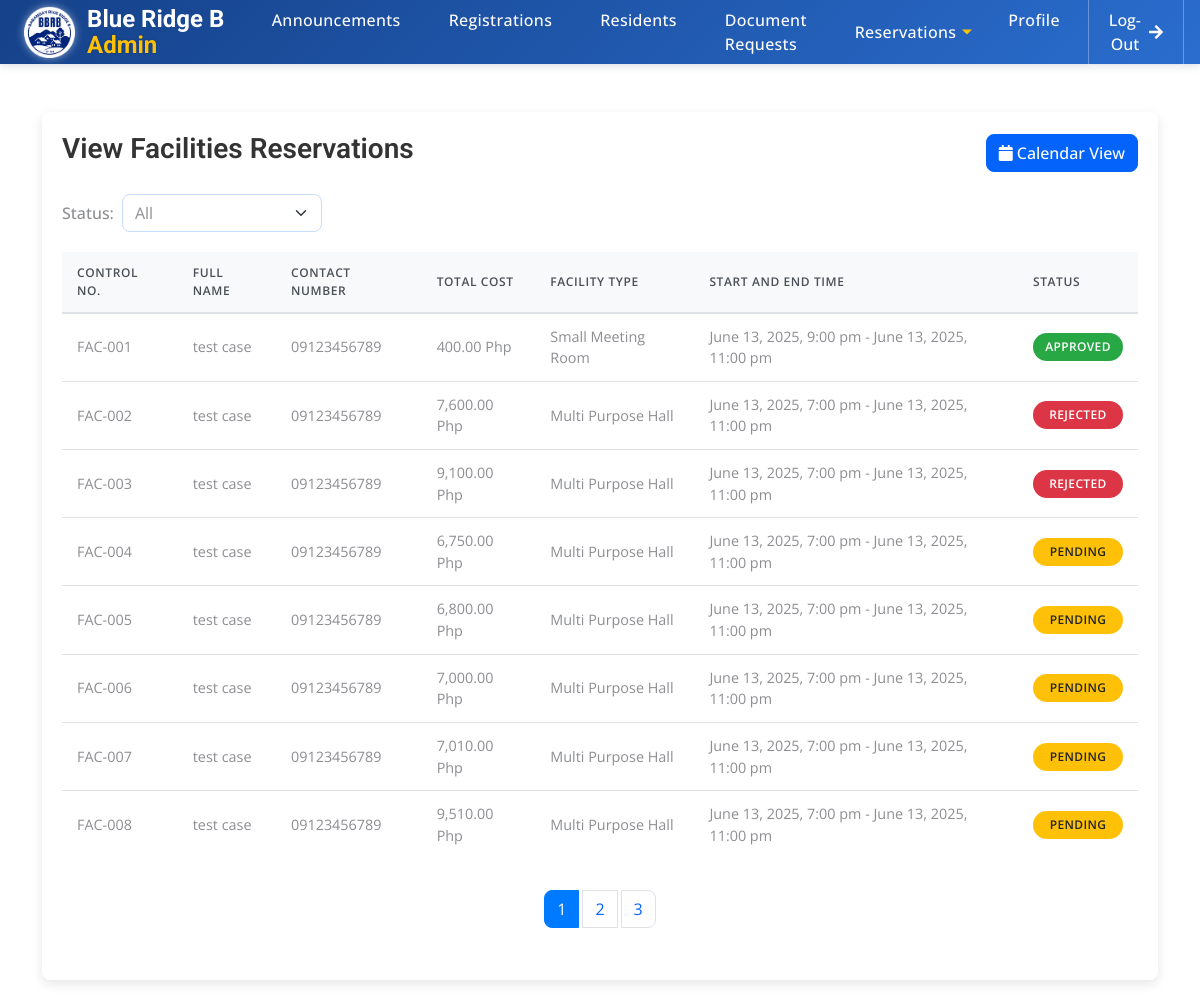
/view_facilities_reservations.php (signed in), run on the app's committed database.
### tables this page shows
CREATE TABLE `facilities_reservations` (
  `id` int(11) NOT NULL,
  `user_id` int(11) NOT NULL,
  `facility_type` enum('Multi Purpose Hall','Community Center','Session Hall','Conference Room','Small Meeting Room') NOT NULL,
  `is_mandatory_charges_applicable` tinyint(1) DEFAULT 1,
  `with_aircon` tinyint(1) DEFAULT 0,
  `rooftop_option` tinyint(1) DEFAULT 0,
  `start_time` datetime NOT NULL,
  `end_time` datetime NOT NULL,
  `sound_system` tinyint(1) DEFAULT 0,
  `projector` tinyint(1) DEFAULT 0,
  `lifetime_table` int(11) DEFAULT 0,
  `lifetime_chair` int(11) DEFAULT 0,
  `long_table` int(11) DEFAULT 0,
  `monoblock_chair` int(11) DEFAULT 0,
  `security_parking` tinyint(1) DEFAULT 0,
  `group_over_50` tinyint(1) DEFAULT 0,
  `caretaker` tinyint(1) DEFAULT 0,
  `sound_operator` tinyint(1) DEFAULT 0,
  `total_cost` decimal(10,2) NOT NULL,
  `created_at` timestamp NOT NULL DEFAULT current_timestamp(),
  `status` enum('pending','approved','rejected') DEFAULT 'pending',
  `approved_by` varchar(255) DEFAULT NULL,
  `rejection_reason` text DEFAULT NULL,
  `time_approved` datetime DEFAULT NULL,
  `time_rejected` datetime DEFAULT NULL,
  `rejected_by` varchar(255) DEFAULT NULL
);

CREATE TABLE `users` (
  `id` int(11) NOT NULL,
  `username` varchar(50) NOT NULL,
  `password` varchar(255) NOT NULL,
  `first_name` varchar(100) NOT NULL,
  `middle_name` varchar(100) DEFAULT NULL,
  `last_name` varchar(100) NOT NULL,
  `gender` enum('Male','Female','Other') NOT NULL,
  `phone_number` varchar(15) NOT NULL,
  `email` varchar(100) NOT NULL,
  `birthdate` date NOT NULL,
  `street` varchar(255) NOT NULL,
  `lot_block` varchar(100) DEFAULT NULL,
  `blood_type` varchar(10) DEFAULT NULL,
  `house_number` varchar(50) NOT NULL,
  `date_registered` timestamp NOT NULL DEFAULT current_timestamp(),
  `is_verified` tinyint(1) DEFAULT 0,
  `verify_token` varchar(64) DEFAULT NULL,
  `sector` varchar(255) DEFAULT NULL
);

### view_facilities_reservations.php (the view, shortened to what this page needs)
<?php
include 'db.php';
$statusFilter = isset($_GET['status']) ? $_GET['status'] : 'all';
$limit = 8;
$page = isset($_GET['page']) ? (int)$_GET['page'] : 1;
$offset = ($page - 1) * $limit;
$sql = "SELECT facilities_reservations.id, facilities_reservations.facility_type, facilities_reservations.start_time, facilities_reservations.end_time, facilities_reservations.status, facilities_reservations.total_cost, facilities_reservations.approved_by, facilities_reservations.time_approved, facilities_reservations.rejected_by, facilities_reservations.rejection_reason, facilities_reservations.time_rejected, facilities_reservations.with_aircon, facilities_reservations.rooftop_option, facilities_reservations.sound_system, facilities_reservations.projector, facilities_reservations.group_over_50, facilities_reservations.lifetime_table, facilities_reservations.lifetime_chair, facilities_reservations.long_table, facilities_reservations.monoblock_chair, users.first_name, users.last_name, users.phone_number
        FROM facilities_reservations
        JOIN users ON facilities_reservations.user_id = users.id";
$sql .= " LIMIT $limit OFFSET $offset";
$result = $conn->query($sql);
$countSql = "SELECT COUNT(*) AS total FROM facilities_reservations";
$countResult = $conn->query($countSql);
$totalReservations = $countResult->fetch_assoc()['total'];
$totalPages = ceil($totalReservations / $limit);
?>
<!DOCTYPE html>
<html lang="en">
    <?php include 'includes/admin_head.php'; ?>
    <link href="view_document_requests.css" rel="stylesheet">
    <link href="admin_dashboard.css" rel="stylesheet">
    <link href="modern_buttons.css" rel="stylesheet">
    <link href="history_modal.css" rel="stylesheet">
<body>
    <?php include 'includes/admin_navbar.php'; ?>
    <div class="container mt-5">
        <div class="row">
            <div class="col-12">
                <div class="document-container">
                    <div class="header-actions">
                        <h2 class="header-title">View Facilities Reservations</h2>
                        <a href="reservation_calendar.php" class="btn btn-primary">
                            <i class="fas fa-calendar"></i> Calendar View
                        </a>
                    </div>
                    <div class="filter-container">
                        <div class="d-flex align-items-center">
                            <label for="statusFilter" class="filter-label me-2">Status:</label>
                            <select id="statusFilter" class="form-select filter-select" onchange="filterReservations()">
                                <option value="all" <?php if ($statusFilter === 'all') echo 'selected'; ?>>All</option>
                            </select>
                        </div>
                    </div>
                    <?php if ($result && $result->num_rows > 0): ?>
                        <div class="table-container">
                            <table class="document-table">
                                <thead>
                                    <tr>
                                        <th>Control No.</th>
                                        <th>Full Name</th>
                                        <th>Contact Number</th>
                                        <th>Total Cost</th>
                                        <th>Facility Type</th>
                                        <th>Start and End Time</th>
                                        <th>Status</th>
                                    </tr>
                                </thead>
                <tbody>
                    <?php while ($row = $result->fetch_assoc()): ?>
                        <tr class="clickable-row"
                            data-id="<?php echo $row['id']; ?>"
                            data-full-name="<?php echo $row['first_name'] . ' ' . $row['last_name']; ?>"
                            data-phone-number="<?php echo $row['phone_number']; ?>"
                            data-facility-type="<?php echo $row['facility_type']; ?>"
                            data-total-cost="<?php echo $row['total_cost']; ?>"
                            data-start-time="<?php echo $row['start_time']; ?>"
                            data-end-time="<?php echo $row['end_time']; ?>"
                            data-status="<?php echo $row['status']; ?>"
                            data-approved-by="<?php echo isset($row['approved_by']) ? $row['approved_by'] : 'N/A'; ?>"
                            data-time-approved="<?php echo isset($row['time_approved']) ? $row['time_approved'] : 'N/A'; ?>"
                            data-rejected-by="<?php echo isset($row['rejected_by']) ? $row['rejected_by'] : 'N/A'; ?>"
                            data-rejection-reason="<?php echo isset($row['rejection_reason']) ? $row['rejection_reason'] : 'N/A'; ?>"
                            data-time-rejected="<?php echo isset($row['time_rejected']) ? $row['time_rejected'] : 'N/A'; ?>"
                            data-with-aircon="<?php echo $row['with_aircon']; ?>"
                            data-rooftop-option="<?php echo $row['rooftop_option']; ?>"
                            data-sound-system="<?php echo $row['sound_system']; ?>"
                            data-projector="<?php echo $row['projector']; ?>"
                            data-group-over-50="<?php echo $row['group_over_50']; ?>"
                            data-lifetime-table="<?php echo $row['lifetime_table']; ?>"
                            data-lifetime-chair="<?php echo $row['lifetime_chair']; ?>"
                            data-long-table="<?php echo $row['long_table']; ?>"
                            data-monoblock-chair="<?php echo $row['monoblock_chair']; ?>">
                            <td>FAC-<?php echo str_pad($row['id'], 3, '0', STR_PAD_LEFT); ?></td>
                            <td><?php echo $row['first_name'] . ' ' . $row['last_name']; ?></td>
                            <td><?php echo $row['phone_number']; ?></td>
                            <td><?php echo number_format($row['total_cost'], 2); ?> Php</td>
                            <td><?php echo $row['facility_type']; ?></td>
                            <td><?php echo date("F j, Y, g:i a", strtotime($row['start_time'])); ?> - <?php echo date("F j, Y, g:i a", strtotime($row['end_time'])); ?></td>
                            <td>
                                <span class="status-badge status-<?php echo htmlspecialchars($row['status']); ?>">
                                    <?php echo ucfirst($row['status']); ?>
                                </span>
                            </td>
                        </tr>
                    <?php endwhile; ?>
                </tbody>
                            </table>
                        </div>
                        <div class="pagination-container">
                            <nav aria-label="Page navigation">
                                <ul class="pagination">
                                    <?php for ($i = 1; $i <= $totalPages; $i++): ?>
                                        <li class="page-item <?php echo $i === $page ? 'active' : ''; ?>">
                                            <a class="page-link" href="?status=<?php echo $statusFilter; ?>&page=<?php echo $i; ?>"><?php echo $i; ?></a>
                                        </li>
                                    <?php endfor; ?>
                                </ul>
                            </nav>
                        </div>
                    <?php endif; ?>
                </div>
            </div>
        </div>
    </div>
</body>
</html>

### index.css (style rules this page uses)
html, body { scroll-behavior: smooth; }

### css/style.css (style rules this page uses)
:root { --primary: #0463FA; --light: #EFF5FF; --dark: #1B2C51; }
.btn { font-weight: 500; transition: .5s; }
.btn.btn-primary, .btn.btn-secondary { color: #FFFFFF; }

### view_document_requests.css (style rules this page uses)
.document-container { background-color: #fff; border-radius: 8px; box-shadow: 0 4px 12px rgba(0, 0, 0, 0.1); margin-bottom: 30px; padding: 20px; }
.header-actions { display: flex; justify-content: space-between; align-items: center; margin-bottom: 20px; }
.header-title { font-size: 1.75rem; font-weight: 600; color: #333; }
.filter-container { display: flex; align-items: center; gap: 15px; margin-bottom: 20px; flex-wrap: wrap; }
.filter-label { font-weight: 500; margin-bottom: 0; white-space: nowrap; }
.filter-select { min-width: 200px; }
.document-table { width: 100%; border-collapse: separate; border-spacing: 0; font-size: 0.9rem; }
.document-table th { background-color: #f8f9fa; color: #495057; font-weight: 600; text-transform: uppercase; font-size: 0.75rem; letter-spacing: 0.05em; padding: 12px 15px; border-bottom: 2px solid #dee2e6; position: sticky; top: 0; z-index: 10; text-align: left; }
.document-table td { padding: 12px 15px; border-bottom: 1px solid #dee2e6; vertical-align: middle; }
.document-table tr.clickable-row { cursor: pointer; }
.document-table tr:last-child td { border-bottom: none; }
.status-badge { padding: 5px 10px; border-radius: 50px; font-size: 0.75rem; font-weight: 600; text-transform: uppercase; letter-spacing: 0.03em; display: inline-block; white-space: nowrap; min-width: 90px; text-align: center; }
.status-approved { background-color: #28a745; color: white; min-width: 90px; text-align: center; }
.status-rejected { background-color: #dc3545; color: white; min-width: 90px; text-align: center; }
.status-pending { background-color: #ffc107; color: #212529; min-width: 90px; text-align: center; }
.pagination-container { display: flex; justify-content: center; align-items: center; margin-top: 20px; }
.pagination { margin-bottom: 0; }
.page-item.active .page-link { background-color: #007bff; border-color: #007bff; }
.clickable-row { cursor: pointer; }
td:last-child { width: 1px; overflow: hidden; transition: width 0.3s ease; }

### admin_dashboard.css (style rules this page uses)
html, body { scroll-snap-type: y mandatory; scroll-behavior: smooth; }
.pagination-container { margin-top: 2rem; margin-bottom: 2rem; display: flex; justify-content: center; }
.pagination { display: flex; flex-wrap: wrap; list-style: none; padding: 0; gap: 0.25rem; }

### admin_navbar.css (style rules this page uses)
:root { --primary-color: #1d539d; --primary-hover: #1a4780; --gold-color: #ffc107; --gold-hover: #ffca2c; --white: #ffffff; --dark-text: #333333; --light-text: #ffffff; --transition-speed: 0.3s; --navbar-height: 64px; }

### data on the page
facilities_reservations: id "001", user.first_name "test", user.last_name "case", user.phone_number "09123456789", total_cost "400.00", facility_type "Small Meeting Room", start_time "June 13, 2025, 9:00 pm", end_time "June 13, 2025, 11:00 pm", status "APPROVED"
facilities_reservations: id "002", user.first_name "test", user.last_name "case", user.phone_number "09123456789", total_cost "7,600.00", facility_type "Multi Purpose Hall", start_time "June 13, 2025, 7:00 pm", end_time "June 13, 2025, 11:00 pm", status "REJECTED"
facilities_reservations: id "003", user.first_name "test", user.last_name "case", user.phone_number "09123456789", total_cost "9,100.00", facility_type "Multi Purpose Hall", start_time "June 13, 2025, 7:00 pm", end_time "June 13, 2025, 11:00 pm", status "REJECTED"
facilities_reservations: id "004", user.first_name "test", user.last_name "case", user.phone_number "09123456789", total_cost "6,750.00", facility_type "Multi Purpose Hall", start_time "June 13, 2025, 7:00 pm", end_time "June 13, 2025, 11:00 pm", status "PENDING"
facilities_reservations: id "005", user.first_name "test", user.last_name "case", user.phone_number "09123456789", total_cost "6,800.00", facility_type "Multi Purpose Hall", start_time "June 13, 2025, 7:00 pm", end_time "June 13, 2025, 11:00 pm", status "PENDING"
facilities_reservations: id "006", user.first_name "test", user.last_name "case", user.phone_number "09123456789", total_cost "7,000.00", facility_type "Multi Purpose Hall", start_time "June 13, 2025, 7:00 pm", end_time "June 13, 2025, 11:00 pm", status "PENDING"
facilities_reservations: id "007", user.first_name "test", user.last_name "case", user.phone_number "09123456789", total_cost "7,010.00", facility_type "Multi Purpose Hall", start_time "June 13, 2025, 7:00 pm", end_time "June 13, 2025, 11:00 pm", status "PENDING"
facilities_reservations: id "008", user.first_name "test", user.last_name "case", user.phone_number "09123456789", total_cost "9,510.00", facility_type "Multi Purpose Hall", start_time "June 13, 2025, 7:00 pm", end_time "June 13, 2025, 11:00 pm", status "PENDING"
